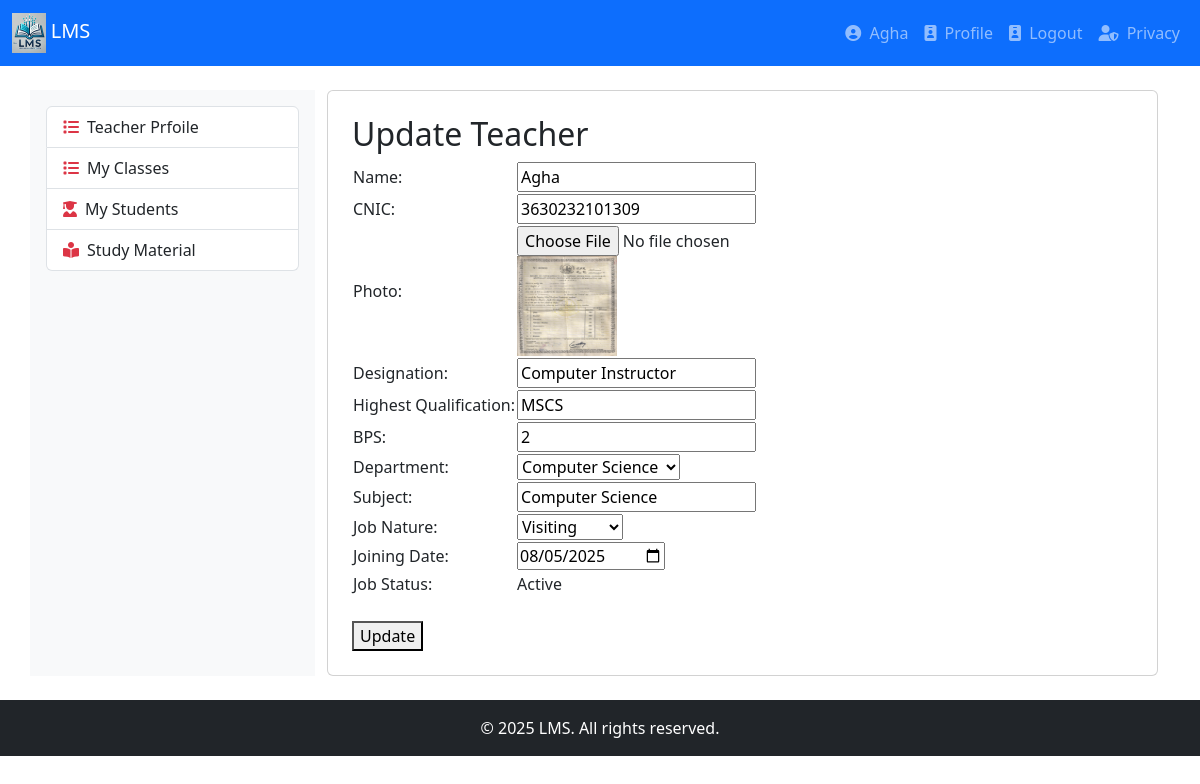
Before: /teacher.php (signed in) with the older database file.
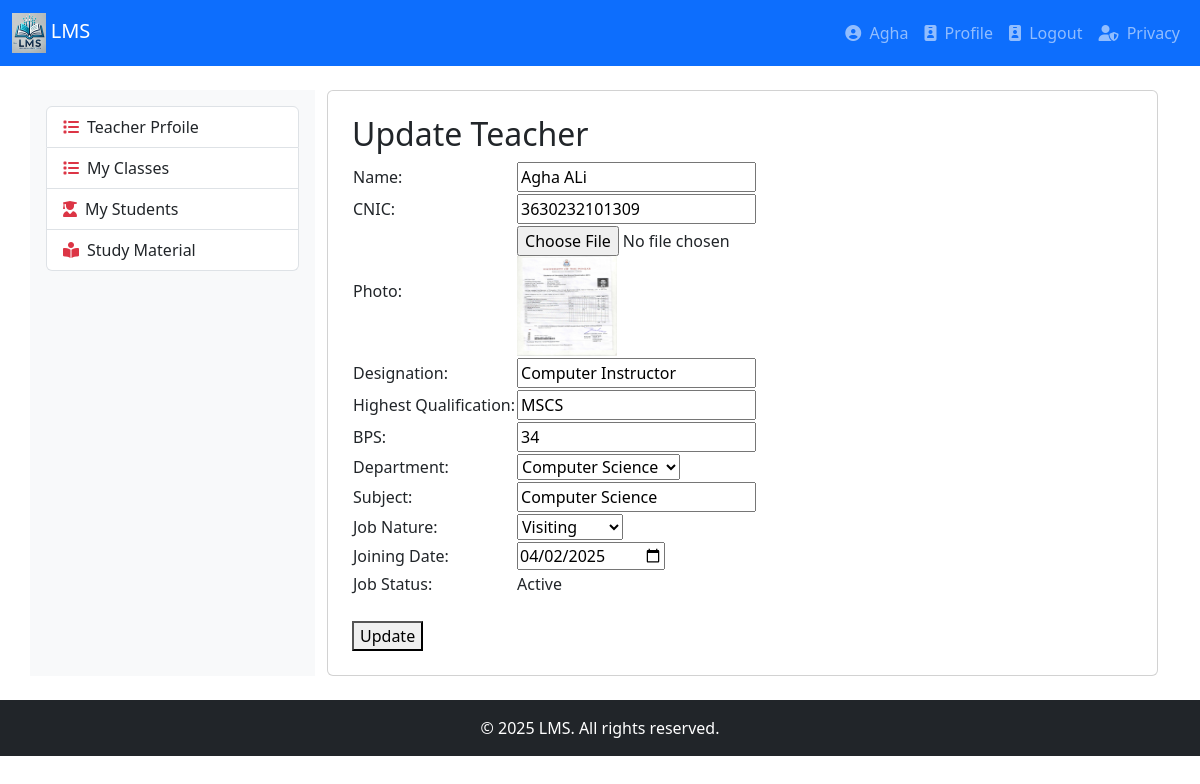
After: the same page with the newer database file.
### tables this page shows
CREATE TABLE `teachers` (
  `teacher_id` int(11) NOT NULL,
  `teacher_name` varchar(100) NOT NULL,
  `cnic` varchar(15) NOT NULL,
  `photo` varchar(255) DEFAULT NULL,
  `designation` varchar(100) DEFAULT NULL,
  `highest_qualification` varchar(100) NOT NULL,
  `bps` int(11) DEFAULT NULL,
  `department` enum('Computer Science','Physics','Chemistry','Mathematics') NOT NULL,
  `subject` varchar(100) DEFAULT NULL,
  `job_nature` enum('Permanent','Contract','Visiting') DEFAULT 'Contract',
  `joining` date NOT NULL,
  `job_status` enum('Active','Resigned','Retired','Suspended') DEFAULT 'Active'
);

### teacher.php (the view, shortened to what the changed rows need)
<?php
include('db.php');
if($_SESSION['urole'] == 'Teacher'){
	$CNIC	=	$_SESSION['CNIC'];
    $getTID = mysqli_query($conn, "SELECT * FROM teachers WHERE cnic = '$CNIC'");
    if (mysqli_num_rows($getTID) > 0) {
        $row = mysqli_fetch_assoc($getTID);
        $teacher_id = $row['teacher_id'];
    }
	else
		exit("<h1>Dear User Your Role is Teacher but Admin has not created your Teacher Profile</h1>");
}
else
	$teacher_id = 0;
$teacher_name = "";
$cnic = "";
$photo = "";
$designation = "";
$highest_qualification = "";
$bps = "";
$department = "";
$subject = "";
$job_nature = "Contract";
$joining = "";
$job_status = "Active";
$update = false;
if (isset($_GET['id']) && $_SESSION['urole'] == 'Admin') {
    $teacher_id = $_GET['id'];
    $update = true;
} elseif ($_SESSION['urole'] == 'Teacher') {
    $CNIC = $_SESSION['CNIC'];
    $getTID = mysqli_query($conn, "SELECT teacher_id FROM teachers WHERE cnic = '$CNIC'");
    if (mysqli_num_rows($getTID) > 0) {
        $row = mysqli_fetch_assoc($getTID);
        $teacher_id = $row['teacher_id'];
        $update = true;
    } else {
        exit("<h1>Dear User, your role is Teacher but Admin has not created your Teacher Profile</h1>");
    }
}
if ($update) {
    $result = mysqli_query($conn, "SELECT * FROM teachers WHERE teacher_id = '$teacher_id'");
    if (mysqli_num_rows($result) == 1) {
        $row = mysqli_fetch_assoc($result);
        $teacher_name = $row['teacher_name'];
        $cnic = $row['cnic'];
        $photo = $row['photo'];
        $designation = $row['designation'];
        $highest_qualification = $row['highest_qualification'];
        $bps = $row['bps'];
        $department = $row['department'];
        $subject = $row['subject'];
        $job_nature = $row['job_nature'];
        $joining = $row['joining'];
        $job_status = $row['job_status'];
    }
}
include 'header.php';
?>
<div class="container mt-4">
    <div class="row">
        <div class="col-md-9">
            <div class="card p-4">
                <h2><?php echo $update ? 'Update Teacher' : 'Add Teacher'; ?></h2>
                <form method="POST" enctype="multipart/form-data">
                    <table>
                        <tr>
                            <td><input type="text" name="teacher_name" value="<?php echo $teacher_name; ?>" required></td>
                        </tr>
                        <tr>
                            <td><input type="text" name="cnic" value="<?php echo $cnic; ?>" required></td>
                        </tr>
                        <tr>
                            <td>
                                <input type="file" name="photo"><br>
                                <?php if ($update && $photo): ?>
                                    <img src="<?php echo $photo; ?>" width="100" height="100"><br>
                                <?php endif; ?>
                            </td>
                        </tr>
                        <tr>
                            <td><input type="text" name="designation" value="<?php echo $designation; ?>"></td>
                        </tr>
                        <tr>
                            <td><input type="text" name="highest_qualification" value="<?php echo $highest_qualification; ?>" required></td>
                        </tr>
                        <tr>
                            <td><input type="number" name="bps" value="<?php echo $bps; ?>"></td>
                        </tr>
                        <tr>
                            <td>
                                <select name="department" required>
                                    <option value="Computer Science" <?php if ($department == 'Computer Science') echo 'selected'; ?>>Computer Science</option>
                                </select>
                            </td>
                        </tr>
                        <tr>
                            <td><input type="text" name="subject" value="<?php echo $subject; ?>"></td>
                        </tr>
                        <tr>
                            <td>
                                <select name="job_nature">
                                    <option value="Visiting" <?php if ($job_nature == 'Visiting') echo 'selected'; ?>>Visiting</option>
                                </select>
                            </td>
                        </tr>
                        <tr>
                            <td><input type="date" name="joining" value="<?php echo $joining; ?>" required></td>
                        </tr>
                        <tr>
                            <td><label>Job Status:</label></td>
                            <td>
							<?php
							if ($_SESSION['urole'] == 'Teacher') {
    echo $job_status;
							}
						?>
                        </tr>
                    </table><br>
                </form>
            </div>
        </div>
    </div>
</div>
<?php include 'footer.php'; ?>

Changed rows visible on the page:
changed teachers "Active": teacher_name "Agha" → "Agha ALi"; photo: a different picture; bps "2" → "34"; joining "08/05/2025" → "04/02/2025"
